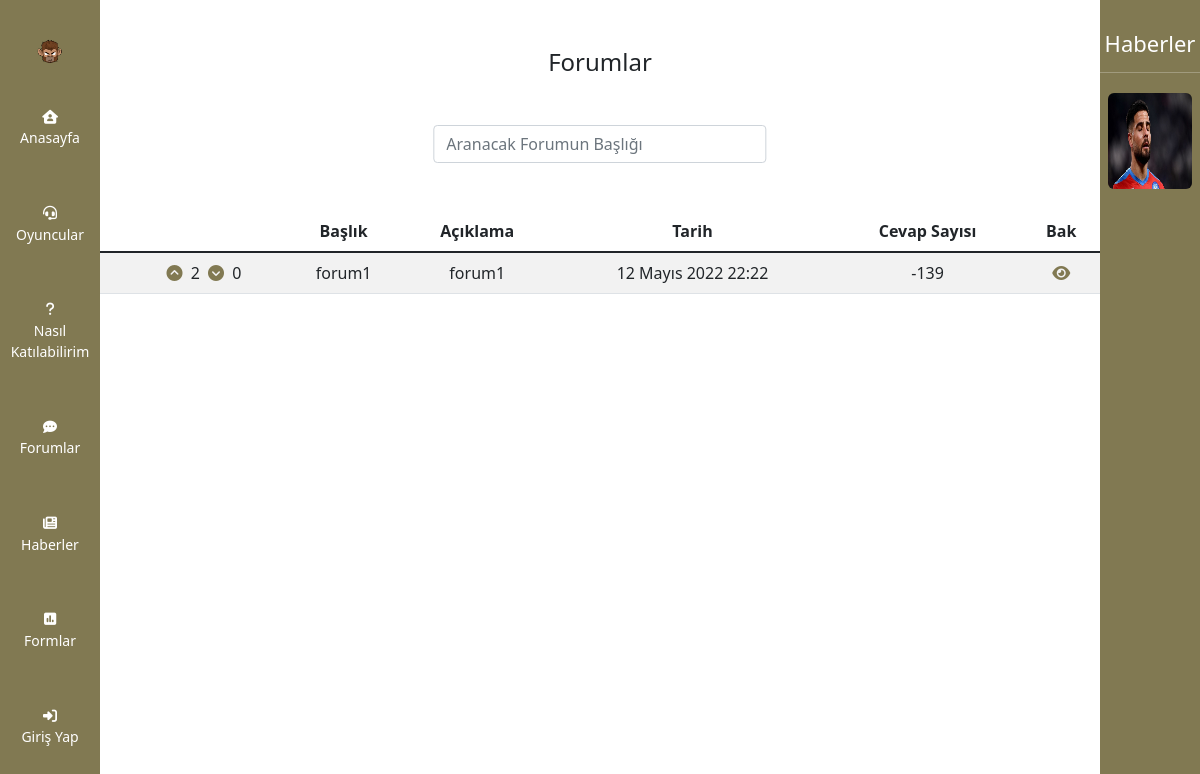
/forumlar/, run on an earlier commit of the app's database.
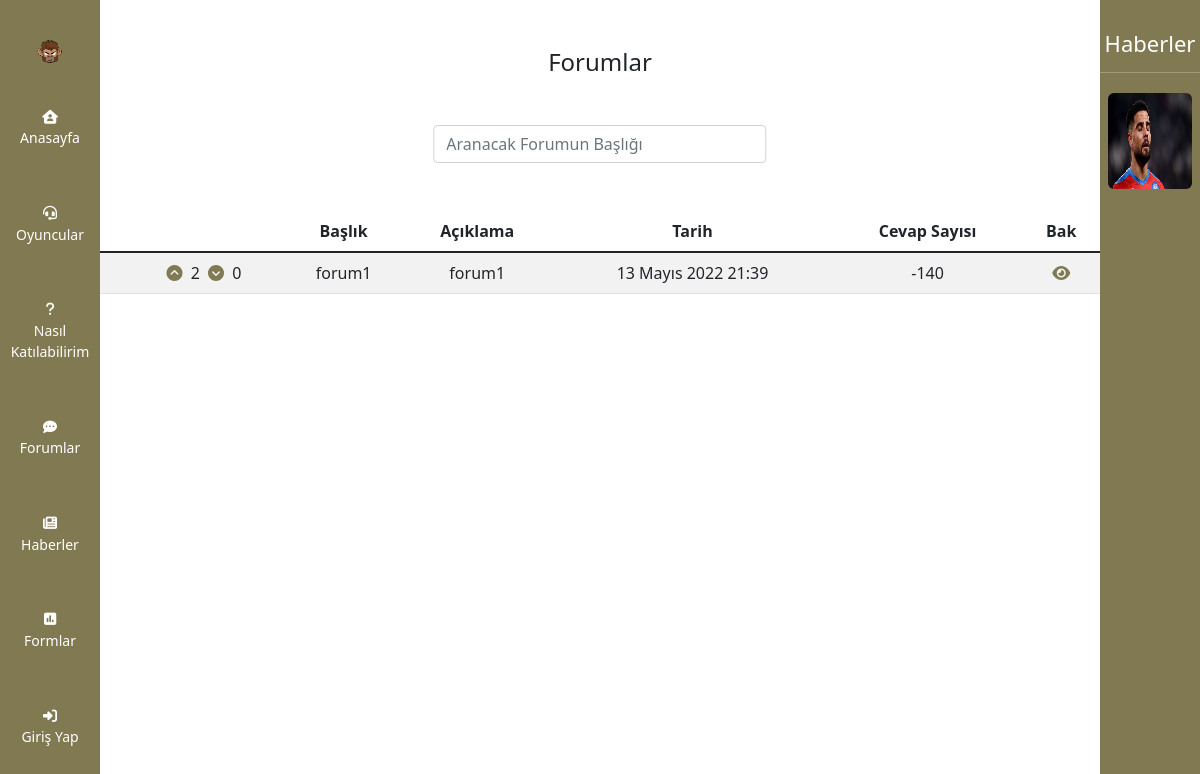
And on a later commit of the database.
### base/models.py (models this page shows, shortened)
class ForumSoru(models.Model):
    profil = models.ForeignKey(ProfilFoto,on_delete=models.CASCADE,null=True,blank=True)
    baslik = models.CharField(max_length=250,null=False,blank=False)
    baslik_slug = models.SlugField(unique=True,null=False,blank=False)
    soru = models.TextField(max_length=500,null=False,blank=False)
    yanit_sayi = models.CharField(max_length=12,null=True,blank=True,default="0")
    guncellenme_tarihi     = models.DateTimeField(auto_now=True,blank=True, null=True)
    olusturulma_tarihi     = models.DateTimeField(auto_now_add=True, blank=True, null=True)
    likes = models.ManyToManyField(User,related_name='likes1',default=None,blank=True)
    dislikes = models.ManyToManyField(User,related_name='dislikes1',default=None,blank=True)
    goruldu = models.ManyToManyField(User,related_name='goruldu_soru',default=None,blank=True)

### base/views.py (the view)
# urls.py: path("forumlar/",views.Forumlar,name="forumlar"),
def Forumlar(request):
    haberler = Haberler.objects.all().order_by('-guncellenme_tarihi')[:5]
    forumlar = ForumSoru.objects.all().order_by('-guncellenme_tarihi')
    if True:
        haber_bildirim=False
        ev_bildirim=False
        forum_bildirim=False
        form_bildirim=False
        oyuncu_bildirim=False
        iletisim1 = Iletisim.objects.all().order_by('-guncellenme_tarihi')
        haberler1 = Haberler.objects.all().order_by('-guncellenme_tarihi')
        forumlar1 = ForumSoru.objects.all().order_by('-guncellenme_tarihi')
        formlar1 = Sorular.objects.all().order_by('-guncellenme_tarihi')
        oyuncular1 = Kullanici.objects.all().order_by('-guncellenme_tarihi')
        for iletisim in iletisim1:
            if request.user not in iletisim.goruldu.all() and request.user.is_authenticated:
                ev_bildirim=True
                break;
        for haber in haberler1:
            if request.user not in haber.goruldu.all() and request.user.is_authenticated:
                haber_bildirim=True
                break;
        for forum in forumlar1:
            if request.user not in forum.goruldu.all() and request.user.is_authenticated:
                forum_bildirim=True
                break
        for form in formlar1:
            if request.user not in form.goruldu.all() and request.user.is_authenticated:
                form_bildirim=True
                break
        for oyuncu in oyuncular1:
            if request.user not in oyuncu.goruldu.all() and request.user.is_authenticated:
                oyuncu_bildirim=True
                break
    if request.method=='POST':
        arama = request.POST['arama']
        forumlar = ForumSoru.objects.all().filter(baslik__contains=arama).order_by('guncellenme_tarihi')
    if request.user.is_authenticated:
        onay_durum = OnayDurum.objects.get(kisi_id=request.user.id)
        context = {'forumlar':forumlar,'haberler':haberler,'onaydurum':onay_durum,'ev_bildirim':ev_bildirim,'haber_bildirim':haber_bildirim,
            'forum_bildirim':forum_bildirim,'form_bildirim':form_bildirim,'oyuncu_bildirim':oyuncu_bildirim}
    else:
        context = {'forumlar':forumlar,'haberler':haberler,'ev_bildirim':ev_bildirim,'haber_bildirim':haber_bildirim,
            'forum_bildirim':forum_bildirim,'form_bildirim':form_bildirim,'oyuncu_bildirim':oyuncu_bildirim}
    return render(request,"base/forum/forumlar.html",context)

### base/templates/base/forum/forumlar.html (shortened to what the changed rows need)
 {% extends 'base/ana.html' %} {% load static %} {% block content %} {% load static %}
<link rel="stylesheet" href="{% static 'css/style-card.css' %}" />
<link rel="stylesheet" href="{% static 'css/style.css' %}" />
</head>
<body>
    <main class="col-11 col-lg-10 offset-1">
        {% if forumlar %}
        <table class="mt-5 table table-striped table-hover text-center">
            <thead>
                <tr class="th">
                    <th></th>
                    <th></th>
                    <th>Başlık</th>
                    <th class="d-none d-md-table-cell">Açıklama</th>
                    <th class="d-none d-lg-table-cell">Tarih</th>
                    <th class="d-none d-md-table-cell">Cevap Sayısı</th>
                    <th>Bak</th>
                </tr>
            </thead>
            <tbody>{% for forum in forumlar %}
                <tr class="kisi-tr tr text-center" title="{{forum.baslik}}">
                    {% if request.user not in forum.goruldu.all and request.user.is_authenticated %}
                    <td>
                        <span class="badge bg-dark">Yeni</span>
                    </td>
                    {% else %}
                    <td></td>
                    {% endif %}
                    <td>
                        {% if request.user.is_authenticated %}
                        {% if request.user in forum.likes.all %}
                        <i class="begen fa-solid fa-circle-chevron-up fa-md text-black" style="cursor:pointer" onclick="deneme(event,'{{forum.id}}')" title="Beğen"></i>
                        {% else %}
                        <i class="begen fa-solid fa-circle-chevron-up fa-md" style="cursor:pointer" onclick="deneme(event,'{{forum.id}}')"  title="Beğen"></i>
                        {% endif %}
                        <span class="begen_sayi mx-1">{{forum.likes.all.count}}</span>
                        {% if request.user in forum.dislikes.all %}
                        <i class="begenme fa-solid fa-circle-chevron-down fa-md text-black" style="cursor:pointer" onclick="deneme(event,'{{forum.id}}')"  title="Beğenme"></i>
                        {% else %}
                        <i class="begenme fa-solid fa-circle-chevron-down fa-md" style="cursor:pointer" onclick="deneme(event,'{{forum.id}}')"  title="Beğenme"></i>
                        {% endif %}
                        <span class="begenme_sayi mx-1">{{forum.dislikes.all.count}}</span>
                        {% else %}
                        <a href="{% url 'giris-yap' %}"><i class="begen fa-solid fa-circle-chevron-up fa-md" style="cursor:pointer" title="Beğen"></i></a>
                        <span class="begen_sayi mx-1">{{forum.likes.all.count}}</span>
                        <a href="{% url 'giris-yap' %}"><i class="begenme fa-solid fa-circle-chevron-down fa-md" style="cursor:pointer"   title="Beğenme"></i></a>
                        <span class="begenme_sayi mx-1">{{forum.dislikes.all.count}}</span>
                        {% endif %}
                    </td>
                    <td class="aciklama">{{forum.baslik}}</td>
                    <td class="aciklama d-none d-md-table-cell">{{forum.soru}}</td>
                    <td class="d-none d-lg-table-cell">{{forum.guncellenme_tarihi}}</td>
                    <td class="d-none d-md-table-cell">{{forum.yanit_sayi}}</td>
                    <td><a href="{% url 'forum' forum.id %}"><i class="fa-solid fa-eye" title="Bak"></i></a></td>
                </tr>{% endfor %}
            </tbody>
        </table>
        {% else %}
        <h4 class="pt-5 text-center">Okunacak forum yok...</h4>
        {% endif %}
    </main>
    {% endblock content %}

What changed in the data, as far as the page shows it:
changed ForumSoru "forum1": guncellenme_tarihi "12 Mayıs 2022 22:22" → "13 Mayıs 2022 21:39"; yanit_sayi "-139" → "-140"
